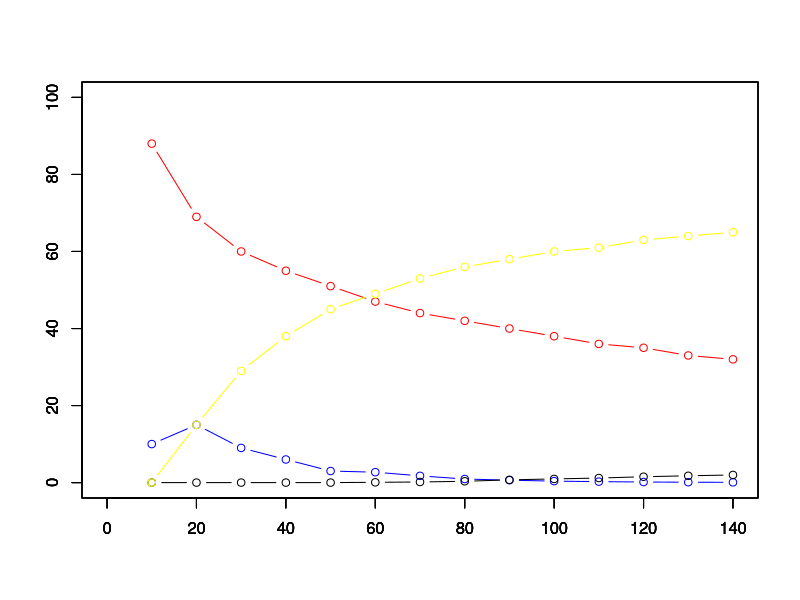

Source code (R):

plotData <- function(x,y,xlab,ylab,col=col){
  plot(x, y, xlab="", ylab="", col=col, xlim=c(0,140), ylim=c(0,100), type="b")
  par(new=T)
}

# data
data.num = c(10,20,30,40,50,60,70,80,90,100,110,120,130,140)
independence.inc = c(88, 69, 60, 55, 51, 47, 44, 42, 40, 38, 36,35, 33, 32)
independence.dec = c(10,15, 9, 6, 3, 2.7, 1.75, 0.93, 0.63, 0.38, 0.25, 0.15, 0.099, 0.065)
dependence.inc = c(0,0, 0, 0, 0, 0.07, 0.16, 0.34, 0.71, 0.95, 1.18,1.52, 1.769, 1.98)
dependence.dec = c(0,15, 29, 38, 45, 49, 53, 56, 58, 60, 61, 63, 64, 65)


plotData(data.num, independence.inc, "Data Size", "independence inc","red")
plotData(data.num, independence.dec, "Data Size", "independence dec", "blue")
plotData(data.num, dependence.inc, "Data Size", "dependence inc", "black")
plotData(data.num, dependence.dec, "Data Size", "dependence dec", "yellow")
